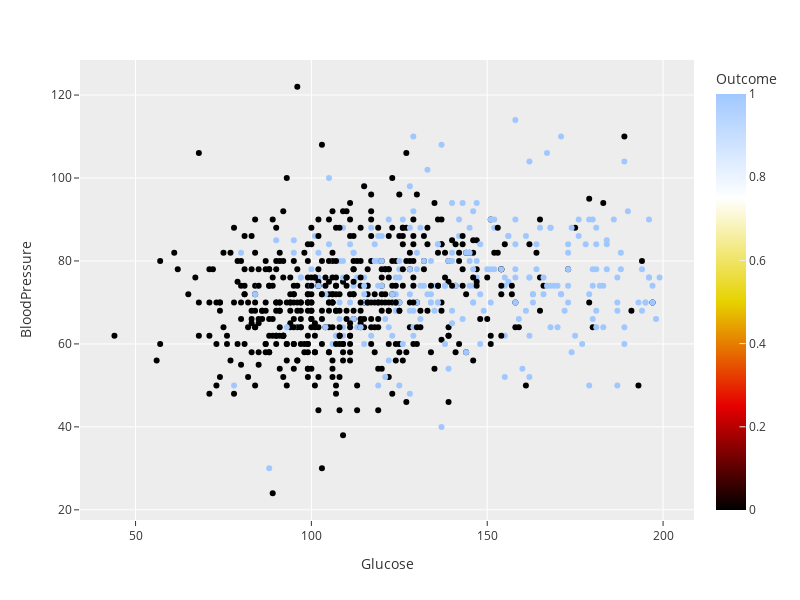

Notebook code cell kept with this figure:
### Code cell
df.loc[:,'N3']=1
df.loc[(df['Age']<=27) & (df['Pregnancies']<=6),'N3']=0
df.loc[(df['Age']>60) & (df['Pregnancies']>7.5),'N3']=0 # extra
plot_data(df,"Glucose","BloodPressure","Outcome")

### Figure 1 — Plotly figure (JSON) as saved in the notebook; plotly's stock layout.template omitted (floating-point values rounded to 4 significant figures; data arrays with more than 128 entries replaced by an {"elided": "..."} marker saying what was removed)
{"data": [{"hovertemplate": "Glucose=%{x}<br>BloodPressure=%{y}<br>Outcome=%{marker.color}<extra></extra>", "legendgroup": "", "marker": {"color": {"elided": "768 int values"}, "coloraxis": "coloraxis", "symbol": "circle"}, "mode": "markers", "name": "", "orientation": "v", "showlegend": false, "type": "scatter", "x": {"elided": "768 int values"}, "xaxis": "x", "y": {"elided": "768 int values"}, "yaxis": "y"}], "layout": {"coloraxis": {"colorbar": {"title": {"text": "Outcome"}}, "colorscale": [[0, "rgb(0, 0, 0)"], [0.25, "rgb(230,0,0)"], [0.5, "rgb(230,210,0)"], [0.75, "rgb(255,255,255)"], [1, "rgb(160,200,255)"]]}, "height": 600, "legend": {"tracegroupgap": 0}, "margin": {"t": 60}, "width": 800, "xaxis": {"anchor": "y", "autorange": true, "domain": [0, 1], "range": [34.2, 208.8], "title": {"text": "Glucose"}, "type": "linear"}, "yaxis": {"anchor": "x", "autorange": true, "domain": [0, 1], "range": [17.55, 128.4], "title": {"text": "BloodPressure"}, "type": "linear"}}}
